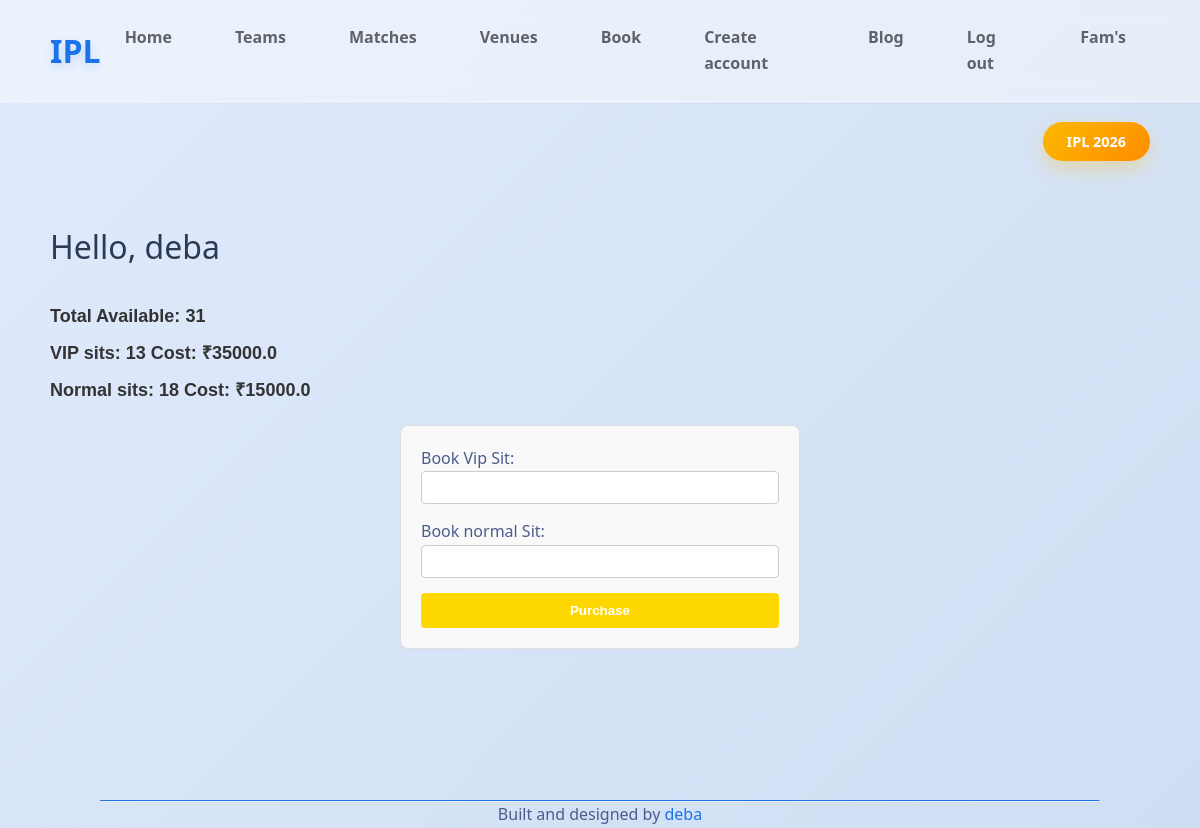
/book/ (signed in), run on an earlier commit of the app's database.
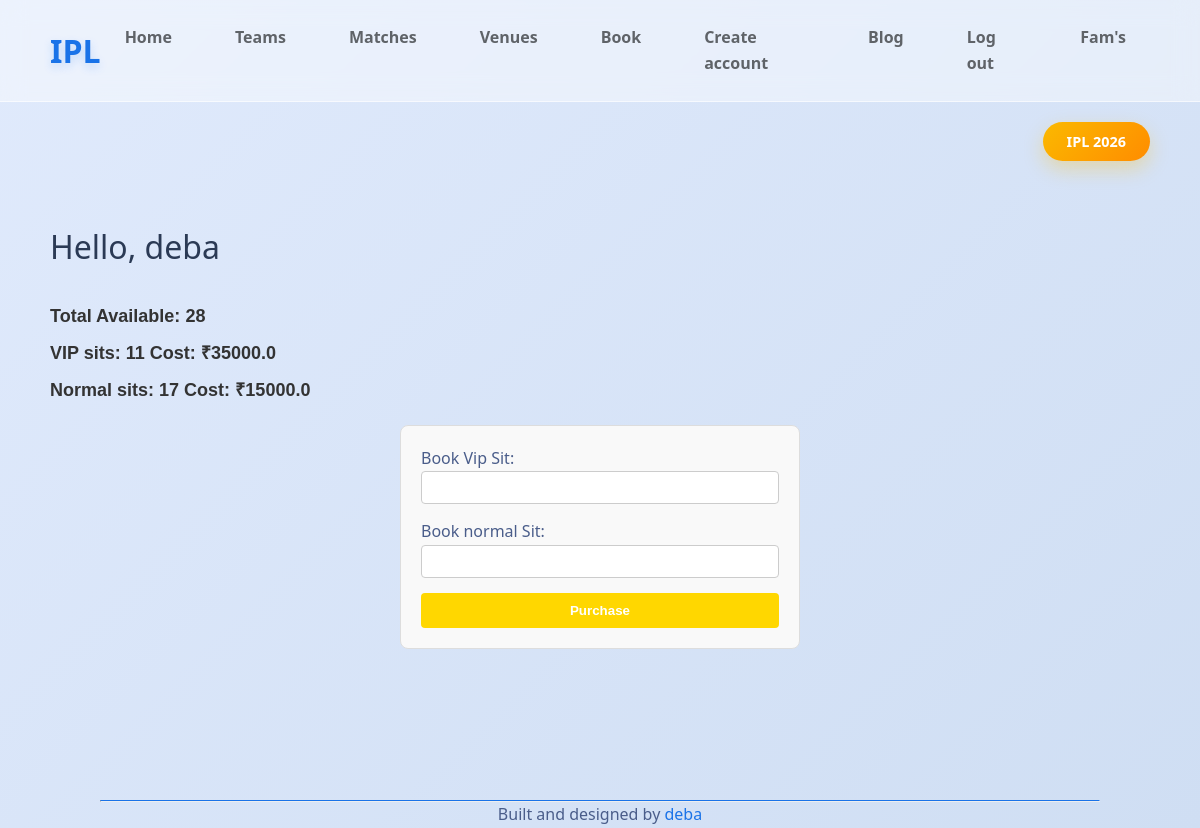
And on a later commit of the database.
### bigCameL/models.py (models this page shows, shortened)
class TotalSit(models.Model):
    sit_available = models.IntegerField()
    vip = models.IntegerField()
    normal = models.IntegerField()

### bigCameL/views.py (the view)
# urls.py: path("book/", views.booking, name="book"),
def booking(request):
    if request.user.is_authenticated:
        c_username = request.user.username
        email = request.user.email
        user_data = {
            "username":c_username,
            "email":email
        }
        greetMsg = [
            "welcome ",
            "Have a Good day ",
            "Hello, ",
            "nice coffe, "
        ]
        sit_left = TotalSit.objects.first().sit_available
        vip_sit_price = SitPrice.objects.all()[0].price
        normal_sit_price = SitPrice.objects.all()[1].price
        nothing_left = 0
        if sit_left == nothing_left:
            info_msg = messages.info(request, message="No sit available")
            return render(request, "pl/book.html" , {"info_msg":info_msg})
        sit_available = TotalSit.objects.all()
        if sit_left != nothing_left:
            if request.method == "POST":
                form = BookingForm(request.POST)
                if form.is_valid():
                    book = form.save(commit=False)
                    book.user_data = user_data
                    book.save()
                    messages.success(request, message="Thank's For Booking")
                    form = BookingForm()
                else:
                    form = BookingForm()
        return render(request, "pl/book.html" , {
            "form":BookingForm(request.POST),
            "total_available":sit_available,
            "vip_price":vip_sit_price,
            "normal_price":normal_sit_price,
            "greet":random.choice(greetMsg),
            "user_data":request.user.username
        })
    else:
        return redirect("login")

### bigCameL/forms.py
class BookingForm(forms.ModelForm):
    class Meta:
        vip_sit = int(TotalSit.objects.first().vip)
        normal_sit = int(TotalSit.objects.first().normal)
        if vip_sit > 0 and normal_sit > 0:
            model = TotalBooked
            fields = ['vip','normal']
            labels = {
                'vip': 'Book Vip Sit: ',
                'normal': 'Book normal Sit: ',
            }
            widgets = {
                "vip":forms.NumberInput(attrs={'min':0}),
                "normal":forms.NumberInput(attrs={'min':0})
            }
        elif vip_sit > 0 and normal_sit == 0:
            model = TotalBooked
            fields = ['vip']
            widgets = {
                "vip":forms.NumberInput(attrs={'min':0})
            }
        elif vip_sit == 0 and normal_sit > 0:
            model = TotalBooked
            fields = ['normal']
            widgets = {
                "normal":forms.NumberInput(attrs={'min':0})
            }

### bigCameL/templates/pl/book.html (shortened to what this page needs)
{% extends 'pl/layout.html' %}
{% block body %}
    <h1> {{ greet }} {{ request.user.username }}</h1>
    {% for available in total_available %}
        <h2>Total Available: {{ available.sit_available }} </h2>
        <div class="hardcore" id="vip">
        <h2>VIP sits: {{ available.vip }} Cost: ₹{{ vip_price }}</h2></div>
        <div class="hardcore" id="normal">
        <h2>Normal sits: {{ available.normal }} Cost: ₹{{ normal_price }}</h2></div>
    {% endfor %}
    {% if form %}
    <form method="POST">
        <div class="hardcore" id="vip">
        <lable>{{ form.vip.label }}</lable>
        {{ form.vip }}</div>
        <div class="hardcore" id="normal">
        <lable>{{ form.normal.label }}</lable>
        {{ form.normal }}</div>
        <input type="submit" value="Purchase">
    </form>
    {% endif %}
{% endblock %}

What changed in the data, as far as the page shows it:
changed TotalSit: sit_available "31" → "28"; vip "13" → "11"; normal "18" → "17"
